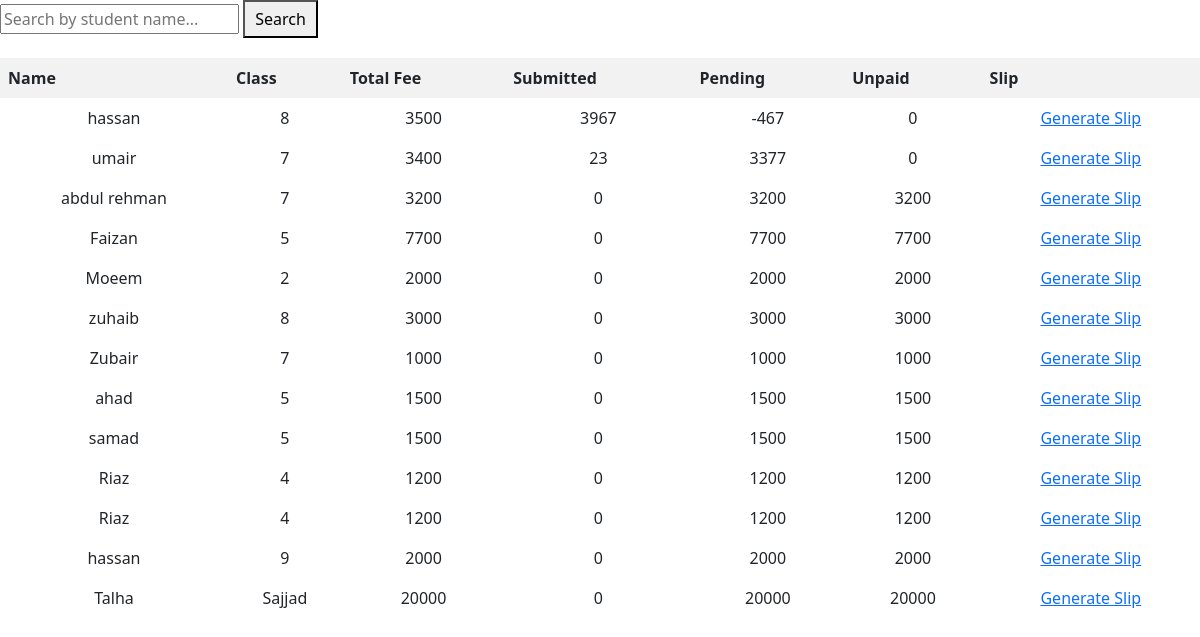
The page / on the database its author committed.
### fee_app1/models.py (models this page shows, shortened)
class Student(models.Model):
    name = models.CharField(max_length=100)
    student_class = models.CharField(max_length=50)
    total_fee = models.IntegerField()

### fee_app1/views.py (the view)
# urls.py: 2. Add a URL to urlpatterns:  path('', views.home, name='home')
def home(request):
    search_query = request.GET.get('search', None)
    students = Student.objects.all()
    if search_query:
        students = Student.objects.filter(name__icontains=search_query)
    else:
        students = Student.objects.all()
    data = []
    for student in students:
        submissions = FeeSubmission.objects.filter(student=student)
        total_submitted = sum(sub.amount_submitted for sub in submissions)
        pending_fee = student.total_fee - total_submitted
        unpaid_fee = 0 if total_submitted > 0 else student.total_fee
        data.append({
            'student': student,
            'submitted': total_submitted,
            'pending': pending_fee,
            'unpaid': unpaid_fee
        })
    return render(request, 'home.html', {'data': data})

### fee_app1/Templates/home.html
{% extends "base.html" %}
{% block content %}
<form method="GET" action="{% url 'home' %}">
    <input type="text" name="search" placeholder="Search by student name..." value="{{ request.GET.search }}">
    <button type="submit">Search</button>
</form>
<table>
    <tr>
        <th>Name</th>
        <th>Class</th>
        <th>Total Fee</th>
        <th>Submitted</th>
        <th>Pending</th>
        <th>Unpaid</th>
        <th>Slip</th>
    </tr>
    {% for entry in data %}
    <tr>
        <td>{{ entry.student.name }}</td>
        <td>{{ entry.student.student_class }}</td>
        <td>{{ entry.student.total_fee }}</td>
        <td>{{ entry.submitted }}</td>
        <td>{{ entry.pending }}</td>
        <td>{{ entry.unpaid }}</td>
        <td><a href="{% url 'generate_slip' entry.student.id %}">Generate Slip</a></td>
    </tr>
    {% empty %}
    <tr><td colspan="7">No records found.</td></tr>
    {% endfor %}
</table>
{% endblock %}

### fee_app1/Templates/base.html (shortened to what this page needs)
  {% load bootstrap5 %}
<!DOCTYPE html>
<html>
<head>
    {% bootstrap_css %}
<body>
    {% block content %}
    {% endblock %}
</body>
</html>

### fee_app1/Templates/base.html (style rules this page uses)
body { font-family: Arial, sans-serif; margin: 20px; }
button { margin-right: 10px; padding: 5px 10px; }
table { border-collapse: collapse; width: 100%; margin-top: 20px; }
th, td { border: 1px solid #ccc; padding: 8px; text-align: center; }
th { background-color: #f2f2f2; }

### rows shown on the page
Student: student.name "hassan", student.student_class "8", student.total_fee "3500", submitted "3967", pending "-467", unpaid "0"
Student: student.name "umair", student.student_class "7", student.total_fee "3400", submitted "23", pending "3377", unpaid "0"
Student: student.name "abdul rehman", student.student_class "7", student.total_fee "3200", submitted "0", pending "3200", unpaid "3200"
Student: student.name "Faizan", student.student_class "5", student.total_fee "7700", submitted "0", pending "7700", unpaid "7700"
Student: student.name "Moeem", student.student_class "2", student.total_fee "2000", submitted "0", pending "2000", unpaid "2000"
Student: student.name "zuhaib", student.student_class "8", student.total_fee "3000", submitted "0", pending "3000", unpaid "3000"
Student: student.name "Zubair", student.student_class "7", student.total_fee "1000", submitted "0", pending "1000", unpaid "1000"
Student: student.name "ahad", student.student_class "5", student.total_fee "1500", submitted "0", pending "1500", unpaid "1500"
Student: student.name "samad", student.student_class "5", student.total_fee "1500", submitted "0", pending "1500", unpaid "1500"
Student: student.name "Riaz", student.student_class "4", student.total_fee "1200", submitted "0", pending "1200", unpaid "1200"
Student: student.name "Riaz", student.student_class "4", student.total_fee "1200", submitted "0", pending "1200", unpaid "1200"
Student: student.name "hassan", student.student_class "9", student.total_fee "2000", submitted "0", pending "2000", unpaid "2000"
Student: student.name "Talha", student.student_class "Sajjad", student.total_fee "20000", submitted "0", pending "20000", unpaid "20000"
